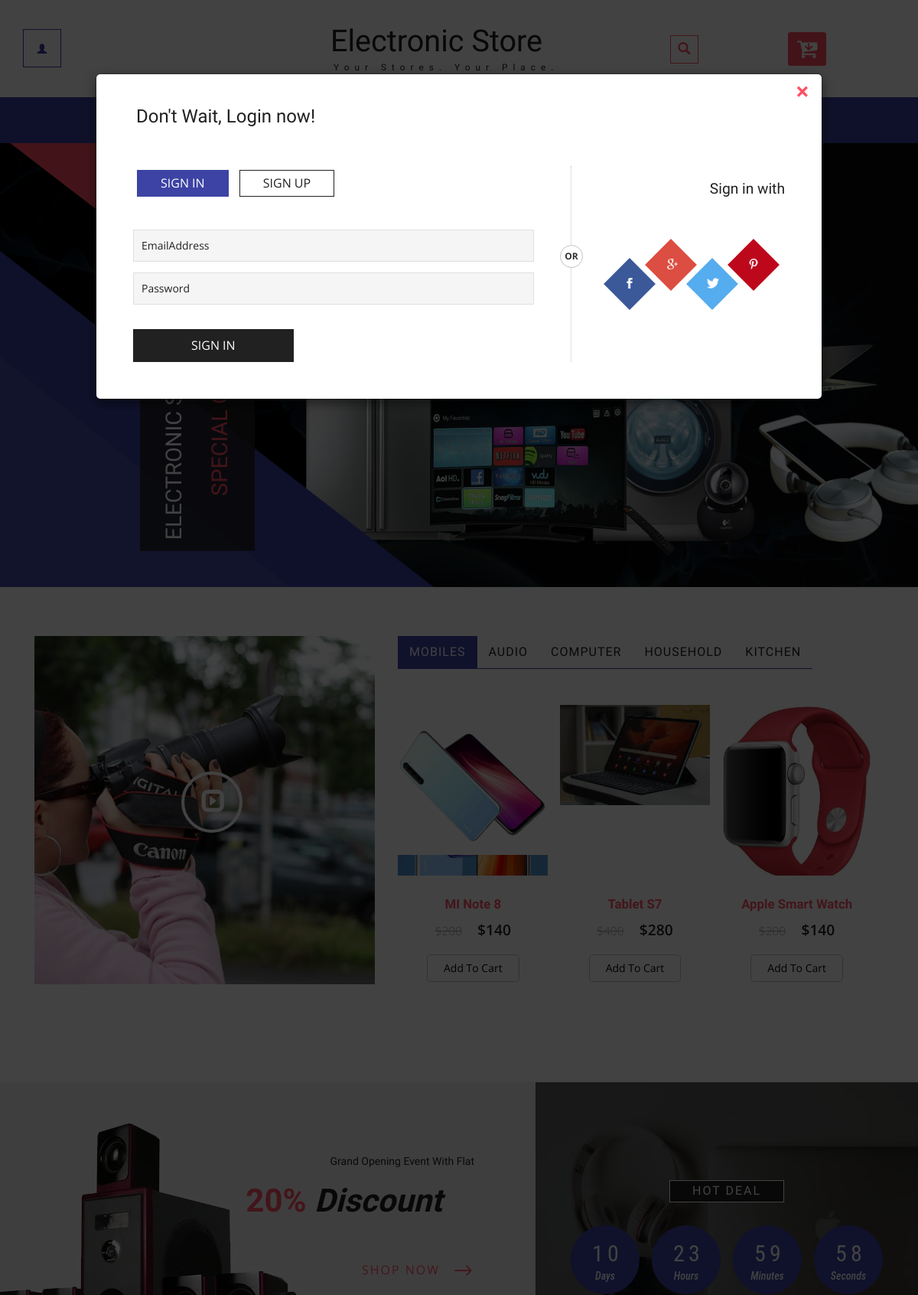
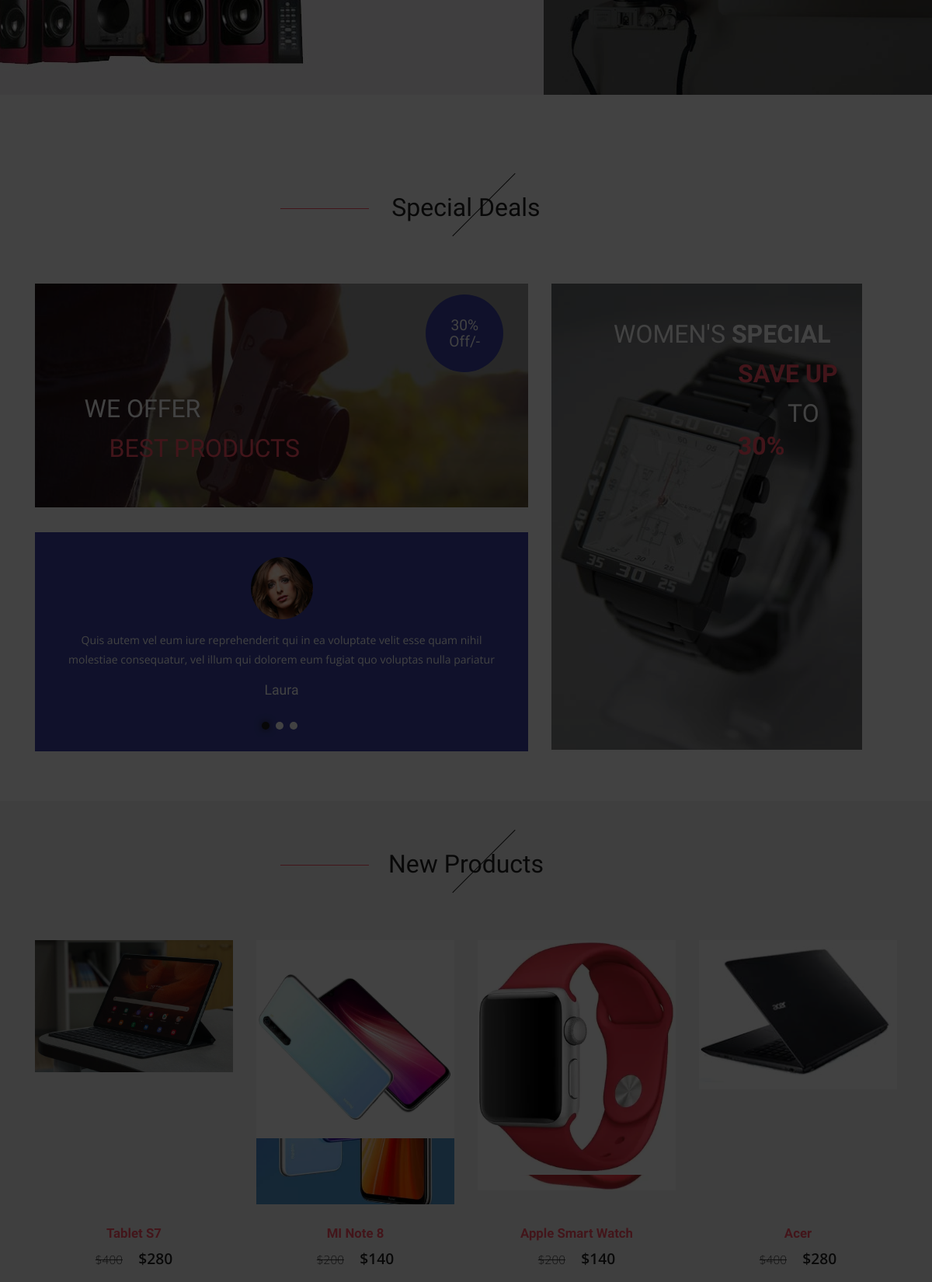
The page / (upper part) on the database its author committed (2 pictures, top to bottom).
### myfiles/models.py (models this page shows)
class mobile(models.Model):
    Name = models.CharField(max_length=25)
    Old_price = models.IntegerField()
    New_price = models.IntegerField()
    Image = models.ImageField(null=True,blank=True,upload_to='media')
    Image2 = models.ImageField(null=True,blank=True,upload_to='media')
    Image3 = models.ImageField(null=True,blank=True,upload_to='media')
    Image4 = models.ImageField(null=True,blank=True,upload_to='media')
    Image5 = models.ImageField(null=True,blank=True,upload_to='media')
    Product_Information = models.TextField(null=True,blank=True)
    Color = models.ForeignKey(color, null=True, blank=True, on_delete=models.CASCADE)
    Ram = models.ForeignKey(ram_mobile, null=True, blank=True, on_delete=models.CASCADE)
    Type = models.ForeignKey(type_mobile, null=True, blank=True, on_delete=models.CASCADE)
    Time = models.DateTimeField(auto_now=True)

class computer(models.Model):
    Name = models.CharField(max_length=25)
    Old_price = models.IntegerField()
    New_price = models.IntegerField()
    Core_i = models.ForeignKey(core_i,null=True,blank=True,on_delete=models.CASCADE)
    Gen = models.ForeignKey(gen,null=True,blank=True,on_delete=models.CASCADE)
    Image = models.ImageField(null=True,blank=True,upload_to='media')
    Image2 = models.ImageField(null=True,blank=True,upload_to='media')
    Image3 = models.ImageField(null=True,blank=True,upload_to='media')
    Image4 = models.ImageField(null=True,blank=True,upload_to='media')
    Image5 = models.ImageField(null=True,blank=True,upload_to='media')
    Product_Information = models.TextField(null=True,blank=True)
    Color = models.ForeignKey(color, null=True, blank=True, on_delete=models.CASCADE)
    Ram = models.ForeignKey(ram_compyuter, null=True, blank=True, on_delete=models.CASCADE)
    Type = models.ForeignKey(type_compyuter, null=True, blank=True, on_delete=models.CASCADE)
    Time = models.DateTimeField(auto_now=True)

### myfiles/views.py (the view, shortened to what this page needs)
# urls.py: path('',index,name='index'),
def index(h):
    if 'Mail3' in h.POST:
        EmailAddress = h.POST.get('Mail3')
        Password = h.POST.get('Password3')
        Time = h.POST.get('Time')
        signin(EmailAddress=EmailAddress, Password=Password, Time=Time).save()
    elif h.method == "POST":
        Mail = h.POST.get('Mail')
        Time = h.POST.get('Time')
        email(Mail=Mail, Time=Time).save()
    brend = TopBrent.objects.all()
    m = mobile.objects.all()
    ta_a = type_appliance.objects.get(Name='Mp3 Player')
    app_audio = appliance.objects.filter(Type=ta_a.id).order_by('-id')
    ta_c = type_appliance.objects.get(Name='Camera')
    app_camera = appliance.objects.filter(Type=ta_c.id).order_by('-id')
    com = computer.objects.all().order_by('-id')
    app_hou = type_appliance.objects.get(Name='Appliances Household')
    app_Household = appliance.objects.filter(Type=app_hou.id).order_by('-id')
    app_kit = type_appliance.objects.get(Name='Appliances Kitchen')
    app_Kitchen = appliance.objects.filter(Type=app_kit.id).order_by('-id')
    "<-- New_products -->"
    "<-- 1 Mobiles -->"
    tm_t = type_mobile.objects.get(Name='Tablet')
    New_t = mobile.objects.filter(Type=tm_t.id)
    if New_t:
        New_t = mobile.objects.filter(Type=tm_t.id).order_by('-Time')[0]
    else:
        New_t = 1
    tm_s = type_mobile.objects.get(Name='Smart Watch')
    New_s = mobile.objects.filter(Type=tm_s.id)
    if New_s:
        New_s = mobile.objects.filter(Type=tm_s.id).order_by('-Time')[0]
    else:
        New_s = 1
    tm_m = type_mobile.objects.get(Name='Mobile Phone')
    New_m = mobile.objects.filter(Type=tm_m.id)
    if New_m:
        New_m = mobile.objects.filter(Type=tm_m.id).order_by('-Time')[0]
    else:
        New_m = 1
    "<-- 2 Compyuter -->"
    New_l = computer.objects.all()
    if New_l:
        New_l = computer.objects.all().order_by('-Time')[0]
    else:
        New_l = 1
    "<-- 3 Appliances -->"
    ta_h = type_appliance.objects.get(Name='Appliances Household')
    New_h = appliance.objects.filter(Type=ta_h.id)
    if New_h:
        New_h = appliance.objects.filter(Type=ta_h.id).order_by('-Time')[0]
    else:
        New_h = 1
    ta_k = type_appliance.objects.get(Name='Appliances Kitchen')
    New_k = appliance.objects.filter(Type=ta_k.id)
    if New_k:
        New_k = appliance.objects.filter(Type=ta_k.id).order_by('-Time')[0]
    else:
        New_k = 1
    ta_c = type_appliance.objects.get(Name='Camera')
    New_c = appliance.objects.filter(Type=ta_c.id)
    if New_c:
        New_c = appliance.objects.filter(Type=ta_c.id).order_by('-Time')[0]
    else:
        New_c = 1
    ta_m = type_appliance.objects.get(Name='Mp3 Player')
    New_p = appliance.objects.filter(Type=ta_m.id)
    if New_p:
        New_p = appliance.objects.filter(Type=ta_m.id).order_by('-Time')[0]
    else:
        New_p = 1
    return render(h, 'index.html', {'tb': brend,'ms':m,'app1':app_audio,'app2':app_camera,'com':com,'apph':app_Household,'appk':app_Kitchen,
                                    't':New_t,'m':New_m,'w':New_s,
                                    'l':New_l,
                                    'h':New_h,'k':New_k,'c':New_c,'p':New_p})

### template/index.html (shortened to what this page needs)
<!DOCTYPE html>
<html lang="en">
<head>
	{% load static %}
<link href="{% static 'css/bootstrap.css' %}" rel="stylesheet" type="text/css" media="all" />
<link href="{% static 'css/style.css' %}" rel="stylesheet" type="text/css" media="all" />
<link href="{% static 'css/fasthover.css' %}" rel="stylesheet" type="text/css" media="all" />
<link href="{% static 'css/popuo-box.css' %}" rel="stylesheet" type="text/css" media="all" />
<link href="{% static 'css/font-awesome.css' %}" rel="stylesheet">
<link rel="stylesheet" href="{% static 'css/jquery.countdown.css' %}" />
</head>
<body>
	<div class="modal fade" id="myModal88" tabindex="-1" role="dialog" aria-labelledby="myModal88"
		aria-hidden="true">
		<div class="modal-dialog modal-lg">
			<div class="modal-content">
				<div class="modal-header">
					<button type="button" class="close" data-dismiss="modal" aria-hidden="true">
						&times;</button>
					<h4 class="modal-title" id="myModalLabel">Don't Wait, Login now!</h4>
				</div>
				<div class="modal-body modal-body-sub">
					<div class="row">
						<div class="col-md-8 modal_body_left modal_body_left1" style="border-right: 1px dotted #C2C2C2;padding-right:3em;">
							<div class="sap_tabs">
								<div id="horizontalTab" style="display: block; width: 100%; margin: 0px;">
									<ul>
										<li class="resp-tab-item" aria-controls="tab_item-0"><span>Sign in</span></li>
										<li class="resp-tab-item" aria-controls="tab_item-1"><span>Sign up</span></li>
									</ul>
									<div class="tab-1 resp-tab-content" aria-labelledby="tab_item-0">
										<div class="facts">
											<div class="register">
												<form action="{% url 'index' %}" method="post">
													<input name="Mail3" placeholder="EmailAddress" type="email" required="">
													<input name="Password3" placeholder="Password" type="password" required="">
													<div class="sign-up">
														<input type="submit" value="Sign in"/>
													</div>
												</form>
											</div>
										</div>
									</div>
								</div>
							</div>
							<div id="OR" class="hidden-xs">OR</div>
						</div>
						<div class="col-md-4 modal_body_right modal_body_right1">
							<div class="row text-center sign-with">
								<div class="col-md-12">
									<h3 class="other-nw">Sign in with</h3>
								</div>
								<div class="col-md-12">
									<ul class="social">
										<li class="social_facebook"><a href="#" class="entypo-facebook"></a></li>
										<li class="social_dribbble"><a href="#" class="entypo-dribbble"></a></li>
										<li class="social_twitter"><a href="#" class="entypo-twitter"></a></li>
										<li class="social_behance"><a href="#" class="entypo-behance"></a></li>
									</ul>
								</div>
							</div>
						</div>
					</div>
				</div>
			</div>
		</div>
	</div>
	<div class="header" id="home1">
		<div class="container">
			<div class="w3l_login">
				<a href="#" data-toggle="modal" data-target="#myModal88"><span class="glyphicon glyphicon-user" aria-hidden="true"></span></a>
			</div>
			<div class="w3l_logo">
				<h1><a href="{% url 'index' %}">Electronic Store<span>Your stores. Your place.</span></a></h1>
			</div>
			<div class="search">
				<label class="icon-search" for="search_box"><span class="glyphicon glyphicon-search" aria-hidden="true"></span></label>
			</div>
			<div class="cart cart box_1">
				<form action="#" method="post" class="last">
					<button class="w3view-cart" type="submit" name="submit" value=""><i class="fa fa-cart-arrow-down" aria-hidden="true"></i></button>
				</form>
			</div>
		</div>
	</div>
	<div class="navigation">
		<div class="container">
			<nav class="navbar navbar-default">
				<div class="collapse navbar-collapse" id="bs-megadropdown-tabs">
					<ul class="nav navbar-nav">
						<li><a href="{% url 'index' " class="act">Home</a></li>
						<li class="dropdown">
							<a href="#" class="dropdown-toggle" data-toggle="dropdown" >Products <b class="caret"></b></a>
						</li>
						<li><a href="{% url 'about' %}">About Us</a></li>
						<li class="w3pages"><a href="#" class="dropdown-toggle" data-toggle="dropdown" role="button" aria-haspopup="true" aria-expanded="false">Pages </a>
						</li>
						<li><a href="{% url 'mail' %}">Mail Us</a></li>
					</ul>
				</div>
			</nav>
		</div>
	</div>
	<div class="banner">
		<div class="container">
			<h3>Electronic Store, <span>Special Offers</span></h3>
		</div>
	</div>
	<div class="banner-bottom">
		<div class="container">
			<div class="col-md-5 wthree_banner_bottom_left">
				<div class="video-img">
					<a class="play-icon popup-with-zoom-anim" href="#small-dialog">
						<span class="glyphicon glyphicon-expand" aria-hidden="true"></span>
					</a>
				</div>
			</div>
			<div class="col-md-7 wthree_banner_bottom_right">
				<div class="bs-example bs-example-tabs" role="tabpanel" data-example-id="togglable-tabs">
					<ul id="myTab" class="nav nav-tabs" role="tablist">
						<li role="presentation" class="active"><a href="#home" id="home-tab" role="tab" data-toggle="tab" aria-controls="home">Mobiles</a></li>
						<li role="presentation"><a href="#audio" role="tab" id="audio-tab" data-toggle="tab" aria-controls="audio">Audio</a></li>
						<li role="presentation"><a href="#video" role="tab" id="video-tab" data-toggle="tab" aria-controls="video">Computer</a></li>
						<li role="presentation"><a href="#tv" role="tab" id="tv-tab" data-toggle="tab" aria-controls="tv">Household</a></li>
						<li role="presentation"><a href="#kitchen" role="tab" id="kitchen-tab" data-toggle="tab" aria-controls="kitchen">Kitchen</a></li>
					</ul>
					<div id="myTabContent" class="tab-content">
						<div role="tabpanel" class="tab-pane fade active in" id="home" aria-labelledby="home-tab">
							<div class="agile_ecommerce_tabs">
								{% for m in ms %}
								<div class="col-md-4 agile_ecommerce_tab_left">
									<div class="hs-wrapper">
										<img src="{{m.Image.url}}" alt=" " class="img-responsive" />
									</div>
									<h5><a href="{% url 'single1' m.id %}">{{m.Name}}</a></h5>
									<div class="simpleCart_shelfItem">
										<p><span>${{m.Old_price}}</span> <i class="item_price">${{m.New_price}}</i></p>
										<form action="#" method="post">
											<button type="submit" class="w3ls-cart">Add to cart</button>
										</form>
									</div>
								</div>
								{% endfor %}
								<div class="clearfix"> </div>
							</div>
						</div>
					</div>
				</div>
			</div>
		</div>
	</div>
	<div class="banner-bottom1">
		<div class="agileinfo_banner_bottom1_grids">
			<div class="col-md-7 agileinfo_banner_bottom1_grid_left">
				<h3>Grand Opening Event With flat<span>20% <i>Discount</i></span></h3>
				<a href="{% url 'products' allf='All' %}">Shop Now</a>
			</div>
			<div class="col-md-5 agileinfo_banner_bottom1_grid_right">
				<h4>hot deal</h4>
				<div class="timer_wrap">
					<div id="counter"> </div>
				</div>
			</div>
		</div>
	</div>
	<div class="special-deals">
		<div class="container">
			<h2>Special Deals</h2>
			<div class="w3agile_special_deals_grids">
				<div class="col-md-7 w3agile_special_deals_grid_left">
					<div class="w3agile_special_deals_grid_left_grid">
						<img src="{% static 'images/21.jpg' %}" alt=" " class="img-responsive" />
						<div class="w3agile_special_deals_grid_left_grid_pos1">
							<h5>30%<span>Off/-</span></h5>
						</div>
						<div class="w3agile_special_deals_grid_left_grid_pos">
							<h4>We Offer <span>Best Products</span></h4>
						</div>
					</div>
					<div class="wmuSlider example1">
						<div class="wmuSliderWrapper">
							<article style="position: absolute; width: 100%; opacity: 0;">
								<div class="banner-wrap">
									<div class="w3agile_special_deals_grid_left_grid1">
										<img src="{% static 'images/t1.png' %}" alt=" " class="img-responsive" />
										<p>Quis autem vel eum iure reprehenderit qui in ea voluptate
											velit esse quam nihil molestiae consequatur, vel illum qui dolorem
											eum fugiat quo voluptas nulla pariatur</p>
										<h4>Laura</h4>
									</div>
								</div>
							</article>
						</div>
					</div>
				</div>
				<div class="col-md-5 w3agile_special_deals_grid_right">
					<img src="{% static 'images/20.jpg' %}" alt=" " class="img-responsive" />
					<div class="w3agile_special_deals_grid_right_pos">
						<h4>Women's <span>Special</span></h4>
						<h5>save up <span>to</span> 30%</h5>
					</div>
				</div>
				<div class="clearfix"> </div>
			</div>
		</div>
	</div>
	<div class="new-products">
		<div class="container">
			<h3>New Products</h3>
			<div class="agileinfo_new_products_grids">
				<div class="col-md-3 agileinfo_new_products_grid">
					<div class="agile_ecommerce_tab_left agileinfo_new_products_grid1">
						<div class="hs-wrapper hs-wrapper1">
							<img src="{{t.Image.url}}" alt=" " class="img-responsive" />
						</div>
						{% if t == None %}
						<h5><a href="{% url 'single1' id=t.id %}">{{t.Name}}</a></h5>
						{% else %}
						<h5><a href="{% url 'single1' id=1 %}">{{t.Name}}</a></h5>
						{% endif %}
						<div class="simpleCart_shelfItem">
							<p><span>${{t.Old_price}}</span> <i class="item_price">${{t.New_price}}</i></p>
						</div>
					</div>
				</div>
				<div class="col-md-3 agileinfo_new_products_grid">
					<div class="agile_ecommerce_tab_left agileinfo_new_products_grid1">
						<div class="hs-wrapper hs-wrapper1">
							<img src="{{m.Image.url}}" alt=" " class="img-responsive" />
						</div>
						{% if m == None %}
						<h5><a href="{% url 'single1' id=m.id %}">{{m.Name}}</a></h5>
						{% else %}
						<h5><a href="{% url 'single1' id=1 %}">{{m.Name}}</a></h5>
						{% endif %}
						<div class="simpleCart_shelfItem">
							<p><span>${{m.Old_price}}</span> <i class="item_price">${{m.New_price}}</i></p>
						</div>
					</div>
				</div>
				<div class="col-md-3 agileinfo_new_products_grid">
					<div class="agile_ecommerce_tab_left agileinfo_new_products_grid1">
						<div class="hs-wrapper hs-wrapper1">
							<img src="{{w.Image.url}}" alt=" " class="img-responsive" />
						</div>
						{% if w == None %}
						<h5><a href="{% url 'single1' id=w.id %}">{{w.Name}}</a></h5>
						{% else %}
						<h5><a href="{% url 'single1' id=1 %}">{{w.Name}}</a></h5>
						{% endif %}
						<div class="simpleCart_shelfItem">
							<p><span>${{w.Old_price}}</span> <i class="item_price">${{w.New_price}}</i></p>
						</div>
					</div>
				</div>
				<div class="col-md-3 agileinfo_new_products_grid">
					<div class="agile_ecommerce_tab_left agileinfo_new_products_grid1">
						<div class="hs-wrapper hs-wrapper1">
							<img src="{{l.Image.url}}" alt=" " class="img-responsive" />
						</div>
						{% if l == None %}
						<h5><a href="{% url 'single3' id=l.id %}">{{l.Name}}</a></h5>
						{% else %}
						<h5><a href="{% url 'single3' id=1 %}">{{l.Name}}</a></h5>
						{% endif %}
						<div class="simpleCart_shelfItem">
							<p><span>${{l.Old_price}}</span> <i class="item_price">${{l.New_price}}</i></p>
						</div>
					</div>
				</div>
				<div class="clearfix"> </div>
			</div>
		</div>
	</div>
</body>
</html>

### rows shown on the page
mobile: Image (picture), Name "MI Note 8", Old_price "200", New_price "140"
mobile: Image (picture), Name "Tablet S7", Old_price "400", New_price "280"
mobile: Image (picture), Name "Apple Smart Watch", Old_price "200", New_price "140"
computer: Image (picture), Name "Acer", Old_price "400", New_price "280"
